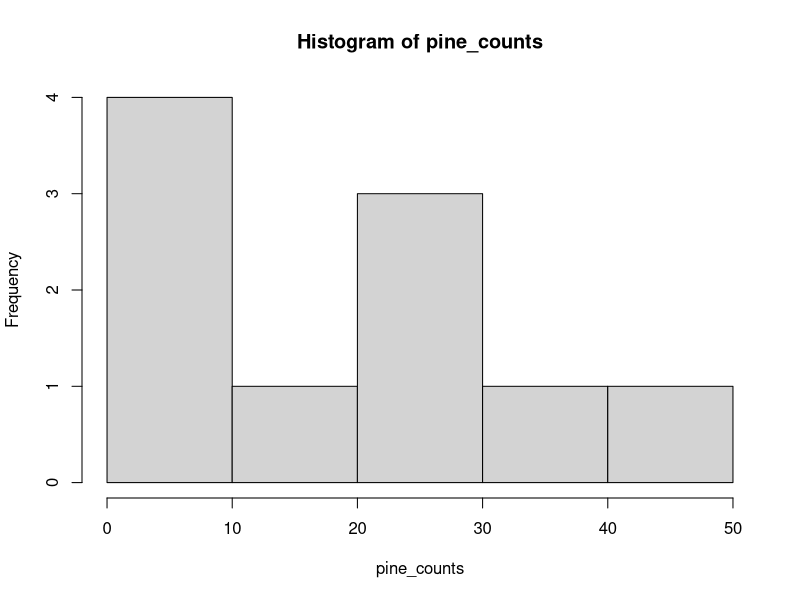
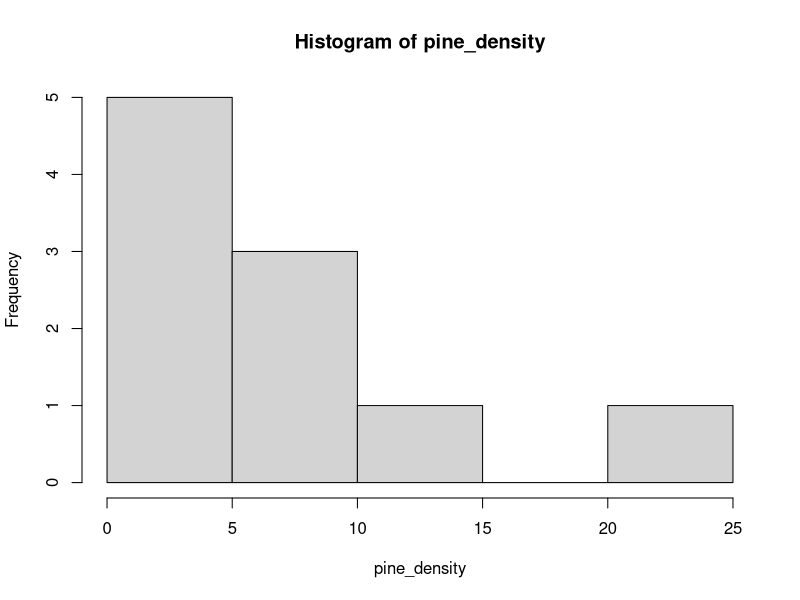
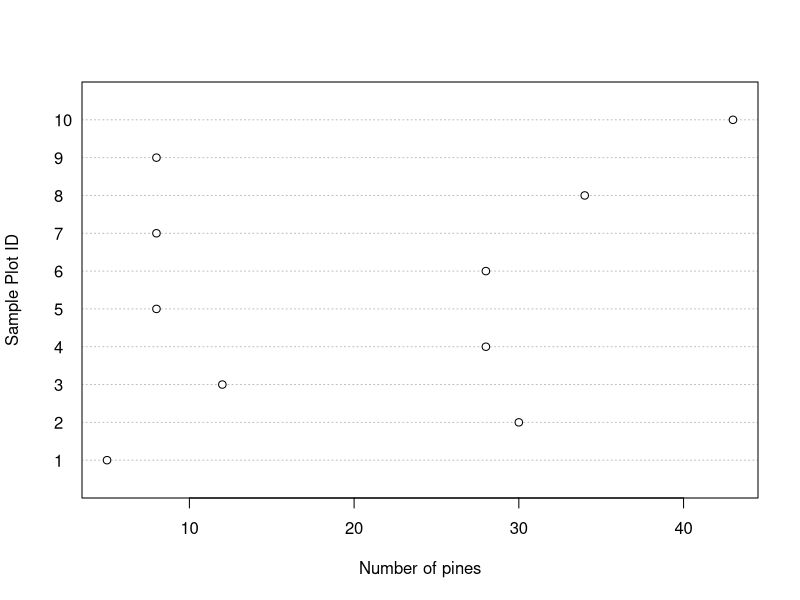
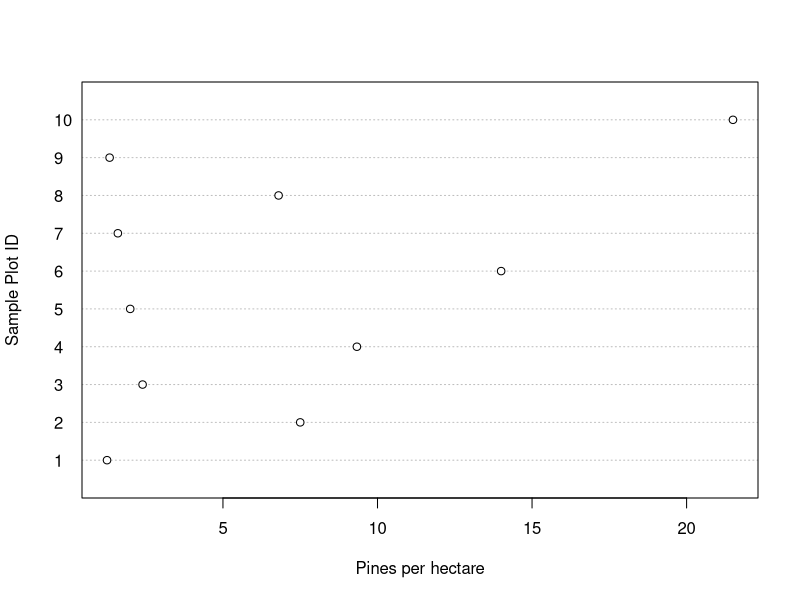

Reproduce these figures in R, in order.
require(data.table)
require(ggplot2)



n_tables = 10
mean_plot_size = 4
pine_density = c(10, 33)
oak_density  = c(55, 12)

data = data.table()

data[, plot_area := rpois(n_tables, mean_plot_size)]
data[, pine_counts := rpois(n_tables, pine_density)]
data[, oak_counts := rpois(n_tables, oak_density)]
data[, pine_density := pine_counts / plot_area]                      
data[, oak_density := oak_counts / plot_area]                      


data[, hist(pine_counts)]
data[, hist(pine_density)]
data[, dotchart(pine_counts, xlab = "Number of pines", ylab = "Sample Plot ID", labels = 1:nrow(data))]
data[, dotchart(pine_density, xlab = "Pines per hectare", ylab = "Sample Plot ID", labels = 1:nrow(data))]




